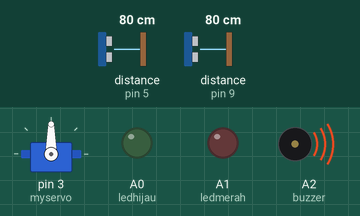
Simulated run of this sketch. Board: Arduino Uno, built with avr-gcc and run on an emulated ATmega328P. On the bench: servo, output pins drawn as LEDs (lit = HIGH), buzzer (waves = sounding, pin HIGH). Wiring (inferred from the names in the program): 2 × ultrasonic range finder: trigger pin 6, echo pin 5 / trigger pin 10, echo pin 9. The inputs (shaded band) are chosen by the test bench; at power-on: distance to the obstacle (sensors on pin 5, pin 9) 80 cm. The echo pulse lasts 58.3 µs per cm; pins used as bus, display or sensor lines are not drawn.

Above: at 1.2 s.
1.3 s: distance to the obstacle (sensor on pin 5) set to 18 cm
2.8 s: distance to the obstacle (sensor on pin 5) set to 15 cm
At 3.6 s:
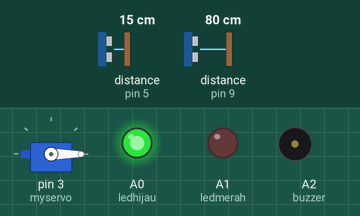
4.4 s: distance to the obstacle (sensor on pin 9) set to 15 cm
7.4 s: distance to the obstacle (sensor on pin 9) set to 11 cm
At 9.9 s:
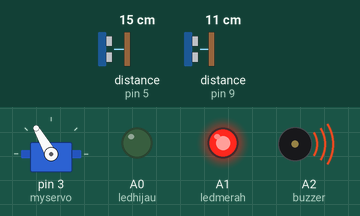
10.4 s: distance to the obstacle (sensor on pin 9) set to 18 cm
At 12.43 s:
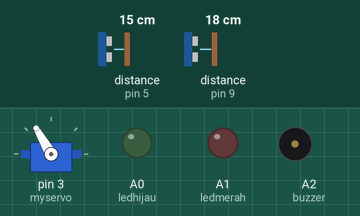
13.4 s: distance to the obstacle (sensor on pin 9) set to 2 cm
At 16.1 s:
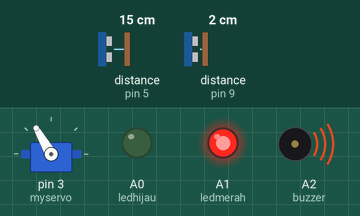
Timing chart, 0 to 17.4 s (numbered marks = the images above; inputs shaded):
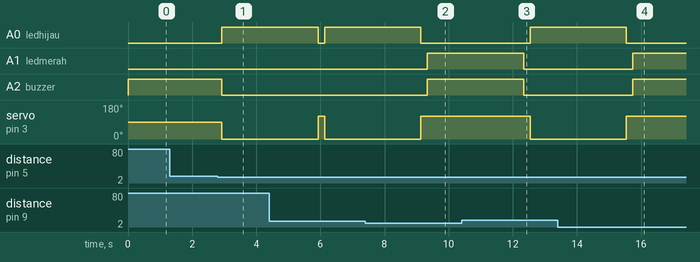

Measured:
- the behaviour switches between 17 and 16 cm on distance to the obstacle (sensor on pin 5) (found by bisection; images 0 and 1)
- the behaviour switches between 14 and 13 cm on distance to the obstacle (sensor on pin 9) (found by bisection; images 1 and 2)
- after the input at 1.3 s, every drawn part: stays the same
- after the input at 2.8 s, A0 (ledhijau): LOW → HIGH after 0.13 s; A2 (buzzer): HIGH → LOW after 0.13 s; servo on pin 3 (myservo): 90° → 0° after 0.13 s
- after the input at 7.4 s, A0 (ledhijau): goes on until 9.1 s, then stays LOW; A1 (ledmerah), A2 (buzzer): LOW → HIGH after 1.9 s; servo on pin 3 (myservo): goes on until 9.1 s, then stays 120°
- after the input at 10.4 s, A0 (ledhijau): LOW → HIGH after 2.1 s; A1 (ledmerah), A2 (buzzer): goes on until 12.3 s, then stays LOW; servo on pin 3 (myservo): 120° → 0° after 2.1 s
- after the input at 13.4 s, A0 (ledhijau): goes on until 15.5 s, then stays LOW; A1 (ledmerah), A2 (buzzer): LOW → HIGH after 2.3 s; servo on pin 3 (myservo): goes on until 15.5 s, then stays 120°

The sketch:

smart-dustbin.ino
```cpp
#include <Wire.h>
#include <Servo.h>
#define trigPin1 6
#define echoPin1 5
#define trigPin2 10
#define echoPin2 9

Servo myservo;

int ledhijau = A0;
int ledmerah = A1;
int buzzer = A2;

long duration1, distance1;
long duration2, distance2;

void setup()
{
  myservo.attach(3);
  pinMode(ledhijau, OUTPUT);
  pinMode(ledmerah, OUTPUT);
  pinMode(buzzer, OUTPUT);
  digitalWrite(buzzer, HIGH);
  pinMode(trigPin1, OUTPUT);
  pinMode(echoPin1, INPUT);
  pinMode(trigPin2, OUTPUT);
  pinMode(echoPin2, INPUT);
}

void loop()
{
  digitalWrite(trigPin1, LOW);
  delayMicroseconds(2);
  digitalWrite(trigPin1, HIGH);
  delayMicroseconds(10);
  digitalWrite(trigPin1, LOW);
  duration1 = pulseIn(echoPin1, HIGH);
  distance1 = (duration1 / 2) / 29.1;

  digitalWrite(trigPin2, LOW);
  delayMicroseconds(2);
  digitalWrite(trigPin2, HIGH);
  delayMicroseconds(10);
  digitalWrite(trigPin2, LOW);
  duration2 = pulseIn(echoPin2, HIGH);
  distance2 = (duration2 / 2) / 29.1;

  if ((distance1 <= 15) && (distance2 <= 12))
  {
    digitalWrite(buzzer, HIGH);
    digitalWrite(ledhijau, LOW);
    digitalWrite(ledmerah, HIGH);
    delay(1500);
    delay(1500);
    digitalWrite(buzzer, LOW);
    digitalWrite(ledhijau, LOW);
    digitalWrite(ledmerah, LOW);
    myservo.write(120);
  }

  if ((distance1 <= 15) && (distance2 >= 13))
  {
    myservo.write(0);
    digitalWrite(buzzer, LOW);
    digitalWrite(ledhijau, HIGH);
    digitalWrite(ledmerah, LOW);
    delay(1500);
    delay(1500);
    digitalWrite(buzzer, LOW);
    digitalWrite(ledhijau, LOW);
    digitalWrite(ledmerah, LOW);
    myservo.write(120);
  }

  delay(200);
}
```
